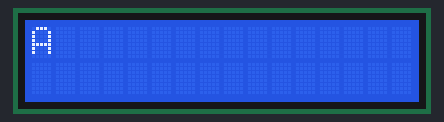
A sketch run on a simulated Arduino Uno, built with avr-gcc and run on an emulated ATmega328P. Parts: 16×2 character LCD.

Above: at 0.14 s.
At 5.02 s:
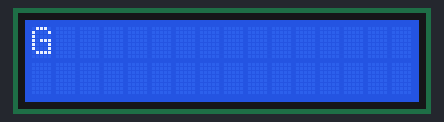
At 9.9 s:
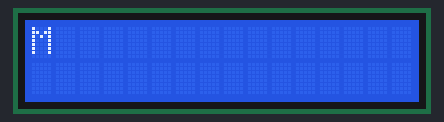
At 19.66 s:
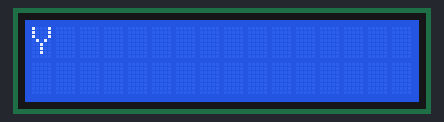
At 29.57 s:
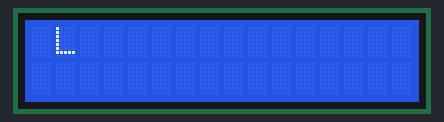
At 39.63 s:
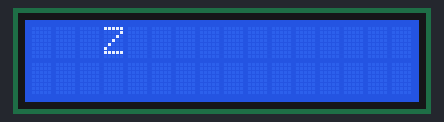

The sketch:

lcd_snake.ino
```cpp
/*
Print chars from A to Z, then resets.
Goes over all the cells like a snake.

The circuit:
 * LCD RS pin to digital pin 11
 * LCD Enable pin to digital pin 12
 * LCD D4 pin to digital pin 4
 * LCD D5 pin to digital pin 5
 * LCD D6 pin to digital pin 6
 * LCD D7 pin to digital pin 7
 * LCD R/W pin to ground
 * 10K resistor:
 * ends to +5V and ground
*/

#include <LiquidCrystal.h>

// Variables
char dispChar = 65;   // char A
#define DELAY 150  // ms

// initialize the library by associating any needed LCD interface pin
// with the arduino pin number it is connected to
const int rs = 11, en = 12, d4 = 4, d5 = 5, d6 = 6, d7 = 7;
LiquidCrystal lcd(rs, en, d4, d5, d6, d7);

// Prototypes
void snakePrint(const int &col, const int &row, char &disp);

// Setup
void setup() {
  // set up the LCD's number of columns and rows:
  lcd.begin(16, 2);
  lcd.clear();
}

// Loop
void loop() {
  // Print dispChar to the LCD on top row.
  for (int i = 0; i <= 15; i++)
    snakePrint(i, 0, dispChar);


  // Print dispChar to the LCD on bottom row.
  for (int i = 15; i >= 0; i--)
    snakePrint(i, 1, dispChar);
}

// Prints chars from A to Z in snake pattern.
void snakePrint(const int &col, const int &row, char &disp) {
  // Clear screen, change position, display char
  lcd.clear();
  lcd.setCursor(col, row);
  lcd.print(disp);
  // Delay for char visibility
  delay(DELAY);
  // Roll display to next char
  disp++;
  if (disp > 90)  // char Z
    disp = 65;
}
```
